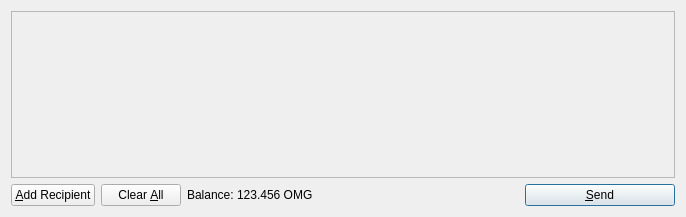
<?xml version="1.0" encoding="UTF-8"?>
<ui version="4.0">
 <class>SendCoinsDialog</class>
 <widget class="QDialog" name="SendCoinsDialog">
  <property name="geometry">
   <rect>
    <x>0</x>
    <y>0</y>
    <width>686</width>
    <height>217</height>
   </rect>
  </property>
  <property name="windowTitle">
   <string>Send Coins</string>
  </property>
  <layout class="QVBoxLayout" name="verticalLayout">
   <item>
    <widget class="QScrollArea" name="scrollArea">
     <property name="widgetResizable">
      <bool>true</bool>
     </property>
     <widget class="QWidget" name="scrollAreaWidgetContents">
      <property name="geometry">
       <rect>
        <x>0</x>
        <y>0</y>
        <width>666</width>
        <height>165</height>
       </rect>
      </property>
      <layout class="QVBoxLayout" name="verticalLayout_2">
       <property name="margin">
        <number>0</number>
       </property>
       <item>
        <layout class="QVBoxLayout" name="entries">
         <property name="spacing">
          <number>6</number>
         </property>
        </layout>
       </item>
       <item>
        <spacer name="verticalSpacer">
         <property name="orientation">
          <enum>Qt::Vertical</enum>
         </property>
         <property name="sizeHint" stdset="0">
          <size>
           <width>20</width>
           <height>40</height>
          </size>
         </property>
        </spacer>
       </item>
      </layout>
     </widget>
    </widget>
   </item>
   <item>
    <layout class="QHBoxLayout" name="horizontalLayout">
     <item>
      <widget class="QPushButton" name="addButton">
       <property name="toolTip">
        <string>Send to multiple recipients at once</string>
       </property>
       <property name="text">
        <string>&amp;Add Recipient</string>
       </property>
       <property name="icon">
        <iconset resource="../bitcoin.qrc">
         <normaloff>:/icons/add</normaloff>:/icons/add</iconset>
       </property>
       <property name="autoDefault">
        <bool>false</bool>
       </property>
      </widget>
     </item>
     <item>
      <widget class="QPushButton" name="clearButton">
       <property name="sizePolicy">
        <sizepolicy hsizetype="Minimum" vsizetype="Fixed">
         <horstretch>0</horstretch>
         <verstretch>0</verstretch>
        </sizepolicy>
       </property>
       <property name="toolTip">
        <string>Remove all transaction fields</string>
       </property>
       <property name="text">
        <string>Clear &amp;All</string>
       </property>
       <property name="icon">
        <iconset resource="../bitcoin.qrc">
         <normaloff>:/icons/remove</normaloff>:/icons/remove</iconset>
       </property>
       <property name="autoRepeatDelay">
        <number>300</number>
       </property>
       <property name="autoDefault">
        <bool>false</bool>
       </property>
      </widget>
     </item>
     <item>
      <layout class="QHBoxLayout" name="horizontalLayout_2">
       <property name="spacing">
        <number>3</number>
       </property>
       <item>
        <widget class="QLabel" name="label">
         <property name="text">
          <string>Balance:</string>
         </property>
        </widget>
       </item>
       <item>
        <widget class="QLabel" name="labelBalance">
         <property name="cursor">
          <cursorShape>IBeamCursor</cursorShape>
         </property>
         <property name="text">
          <string>123.456 OMG</string>
         </property>
         <property name="textInteractionFlags">
          <set>Qt::LinksAccessibleByMouse|Qt::TextSelectableByKeyboard|Qt::TextSelectableByMouse</set>
         </property>
        </widget>
       </item>
      </layout>
     </item>
     <item>
      <spacer name="horizontalSpacer">
       <property name="orientation">
        <enum>Qt::Horizontal</enum>
       </property>
       <property name="sizeHint" stdset="0">
        <size>
         <width>40</width>
         <height>20</height>
        </size>
       </property>
      </spacer>
     </item>
     <item>
      <widget class="QPushButton" name="sendButton">
       <property name="minimumSize">
        <size>
         <width>150</width>
         <height>0</height>
        </size>
       </property>
       <property name="toolTip">
        <string>Confirm the send action</string>
       </property>
       <property name="text">
        <string>&amp;Send</string>
       </property>
       <property name="icon">
        <iconset resource="../bitcoin.qrc">
         <normaloff>:/icons/send</normaloff>:/icons/send</iconset>
       </property>
       <property name="default">
        <bool>true</bool>
       </property>
      </widget>
     </item>
    </layout>
   </item>
  </layout>
 </widget>
 <resources>
  <include location="../bitcoin.qrc"/>
 </resources>
 <connections/>
</ui>
